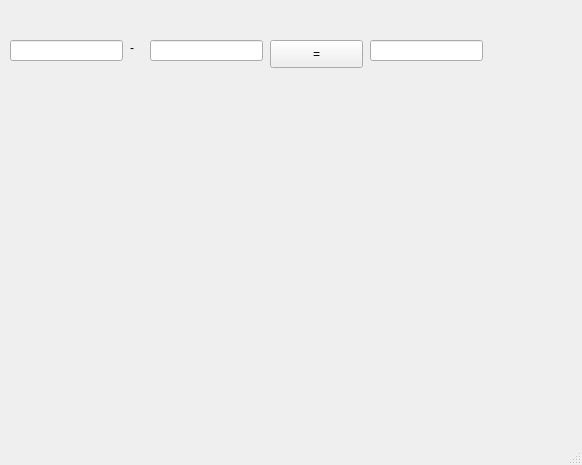
<?xml version="1.0" encoding="UTF-8"?>
<ui version="4.0">
 <class>MainWindow</class>
 <widget class="QMainWindow" name="MainWindow">
  <property name="geometry">
   <rect>
    <x>0</x>
    <y>0</y>
    <width>582</width>
    <height>465</height>
   </rect>
  </property>
  <property name="windowTitle">
   <string>MainWindow</string>
  </property>
  <widget class="QWidget" name="centralwidget">
   <widget class="QLineEdit" name="le1">
    <property name="geometry">
     <rect>
      <x>10</x>
      <y>40</y>
      <width>113</width>
      <height>21</height>
     </rect>
    </property>
   </widget>
   <widget class="QLineEdit" name="le2">
    <property name="geometry">
     <rect>
      <x>150</x>
      <y>40</y>
      <width>113</width>
      <height>21</height>
     </rect>
    </property>
   </widget>
   <widget class="QLineEdit" name="le3">
    <property name="geometry">
     <rect>
      <x>370</x>
      <y>40</y>
      <width>113</width>
      <height>21</height>
     </rect>
    </property>
   </widget>
   <widget class="QLabel" name="lbl">
    <property name="geometry">
     <rect>
      <x>130</x>
      <y>40</y>
      <width>64</width>
      <height>15</height>
     </rect>
    </property>
    <property name="text">
     <string>-</string>
    </property>
   </widget>
   <widget class="QPushButton" name="pb">
    <property name="geometry">
     <rect>
      <x>270</x>
      <y>40</y>
      <width>93</width>
      <height>28</height>
     </rect>
    </property>
    <property name="text">
     <string>=</string>
    </property>
   </widget>
  </widget>
  <widget class="QMenuBar" name="menubar">
   <property name="geometry">
    <rect>
     <x>0</x>
     <y>0</y>
     <width>582</width>
     <height>26</height>
    </rect>
   </property>
  </widget>
  <widget class="QStatusBar" name="statusbar"/>
 </widget>
 <resources/>
 <connections/>
</ui>
